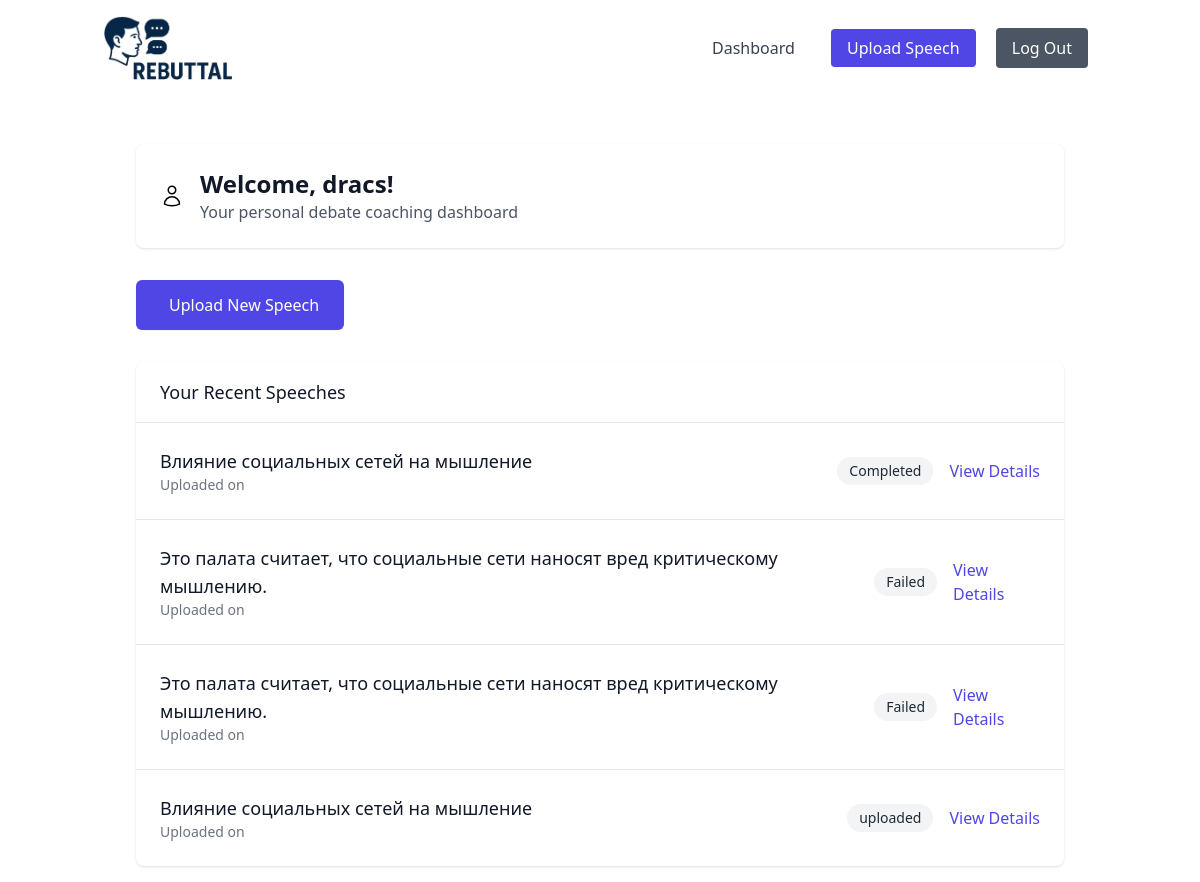
Before: /dashboard/ (signed in) with the older database file.
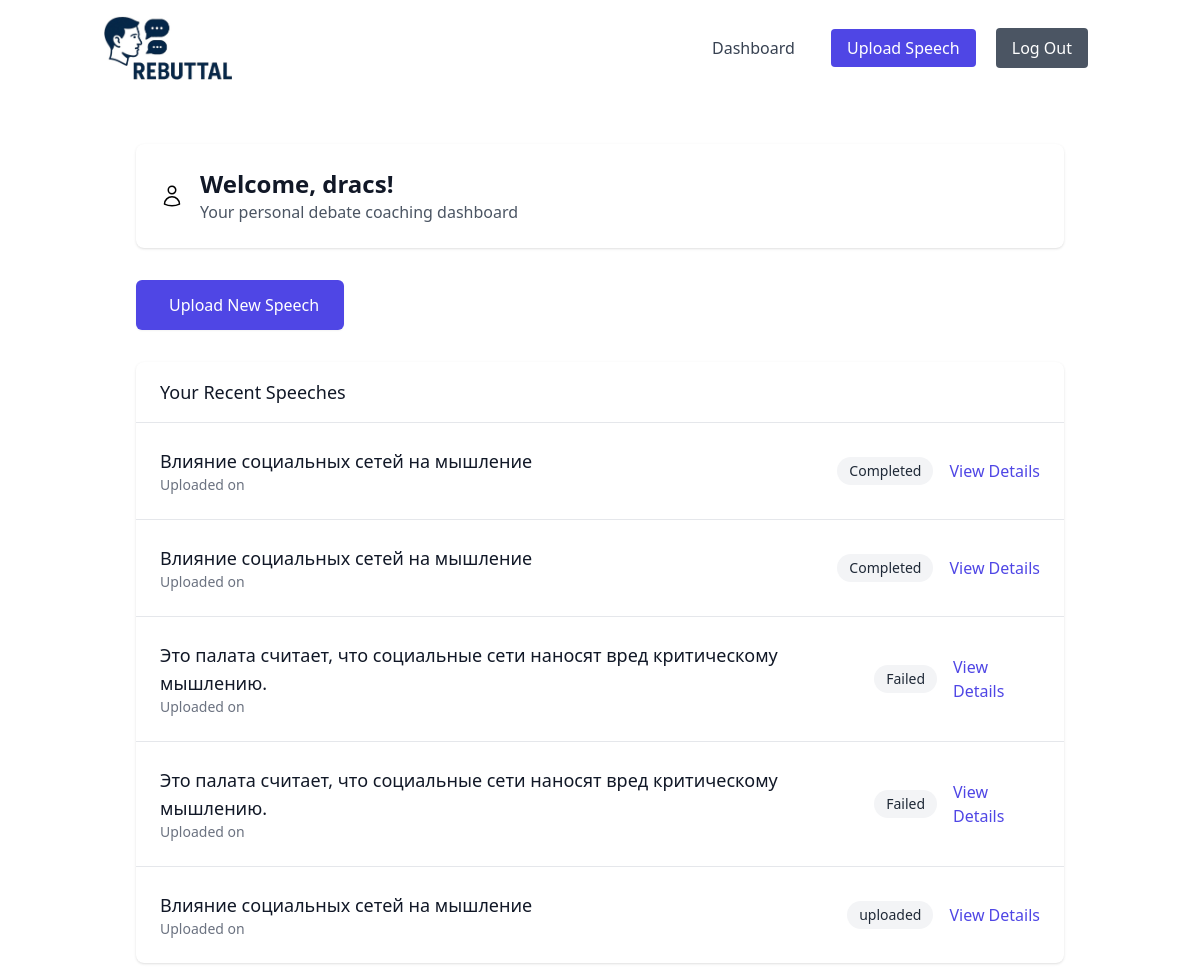
After: the same page with the newer database file.
### core/models.py (models this page shows, shortened)
class Speech(models.Model):
    STATUS_CHOICES = [
        ("pending", "Pending"),
        ("processing", "Processing"),
        ("completed", "Completed"),
        ("failed", "Failed"),
    ]
    user = models.ForeignKey(User, on_delete=models.CASCADE, related_name="speeches")
    title = models.CharField(max_length=200)
    audio_file = models.FileField(upload_to="speeches/")
    upload_date = models.DateTimeField(default=timezone.now)
    transcript = models.TextField(blank=True, null=True)
    status = models.CharField(max_length=20, choices=STATUS_CHOICES, default="pending")
    error_message = models.TextField(blank=True, null=True)
    processing_started = models.DateTimeField(null=True, blank=True)
    processing_completed = models.DateTimeField(null=True, blank=True)
    class Meta:
        ordering = ["-upload_date"]

### core/views.py (the view)
# urls.py: path("dashboard/", views.dashboard, name="dashboard"),
@login_required
def dashboard(request):
    speeches = Speech.objects.filter(user=request.user).order_by("-upload_date")[:5]
    return render(request, "dashboard.html", {"speeches": speeches})

### core/templates/dashboard.html (shortened to what this page needs)
{% extends 'base.html' %}
{% load static %}
{% block content %}
  <div class="max-w-7xl mx-auto px-4 sm:px-6 lg:px-8">
    <div class="bg-white shadow rounded-lg p-6 mb-8">
      <div class="flex items-center space-x-4">
        <div class="flex-shrink-0">
        </div>
        <div>
          <h2 class="text-2xl font-bold text-gray-900">Welcome, {{ user.username }}!</h2>
          <p class="text-gray-600">Your personal debate coaching dashboard</p>
        </div>
      </div>
    </div>
    <div class="mb-8">
      <a href="{% url 'core:upload_speech' %}" class="inline-flex items-center px-6 py-3 border border-transparent text-base font-medium rounded-md shadow-sm text-white bg-indigo-600 hover:bg-indigo-700 focus:outline-none focus:ring-2 focus:ring-offset-2 focus:ring-indigo-500">
        Upload New Speech
      </a>
    </div>
    <div class="bg-white shadow rounded-lg">
      <div class="px-6 py-4 border-b border-gray-200">
        <h3 class="text-lg font-medium text-gray-900">Your Recent Speeches</h3>
      </div>
      <div class="divide-y divide-gray-200">
        {% if speeches %}
          {% for speech in speeches %}
            <div class="p-6">
              <div class="flex items-center justify-between">
                <div>
                  <h4 class="text-lg font-medium text-gray-900">{{ speech.title }}</h4>
                  <p class="text-sm text-gray-500">Uploaded on {{ speech.created_at|date:'F j, Y' }}</p>
                </div>
                <div class="flex items-center space-x-4">
                  <span class="px-3 py-1 text-sm rounded-full
                                {% if speech.status == 'analyzed' %}
                      bg-green-100 text-green-800
                    {% elif speech.status == 'processing' %}
                      bg-yellow-100 text-yellow-800
                    {% else %}
                      bg-gray-100 text-gray-800
                    {% endif %}">
                    {{ speech.get_status_display }}
                  </span>
                  <a href="{% url 'core:speech_detail' speech.id %}" class="text-indigo-600 hover:text-indigo-900">View Details</a>
                </div>
              </div>
            </div>
          {% endfor %}
        {% else %}
          <div class="p-6 text-center text-gray-500">
            <p>You haven't uploaded any speeches yet.</p>
            <p class="mt-2">Click the "Upload New Speech" button to get started!</p>
          </div>
        {% endif %}
      </div>
    </div>
  </div>
{% endblock %}

Changed rows visible on the page:
added Speech: title "Влияние социальных сетей на мышление", status "Completed"
